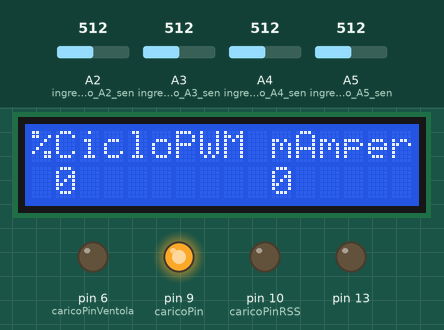
Bench run of a sketch on a simulated Arduino Uno, built with avr-gcc and run on an emulated ATmega328P. Parts: 16×2 character LCD, output pins drawn as LEDs (lit = HIGH). Dashed ring = blinking. The test bench sets the inputs (shaded band); at power-on: A3 (ingresso_analogico_A3_sen) = 512, A2 (ingresso_analogico_A2_sen) = 512, A4 (ingresso_analogico_A4_sen) = 512, A5 (ingresso_analogico_A5_sen) = 512.

Above: at 1.7 s.
1.8 s: A3 (ingresso_analogico_A3_sen) set to 744
At 3.21 s:
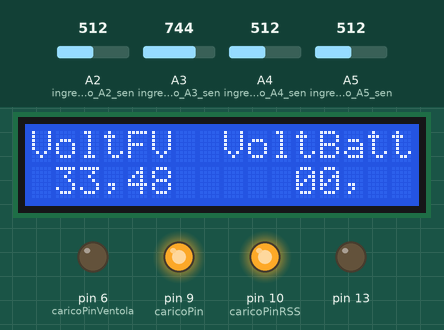
4.6 s: A3 (ingresso_analogico_A3_sen) set to 764
At 5.52 s:
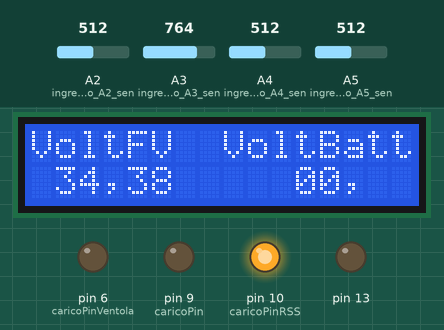
6.9 s: A2 (ingresso_analogico_A2_sen) set to 490
At 7.77 s:
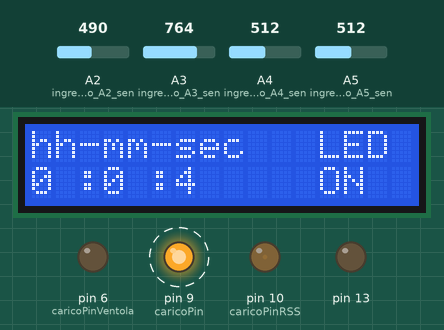
9.8 s: A4 (ingresso_analogico_A4_sen) set to 490
At 11.5 s:
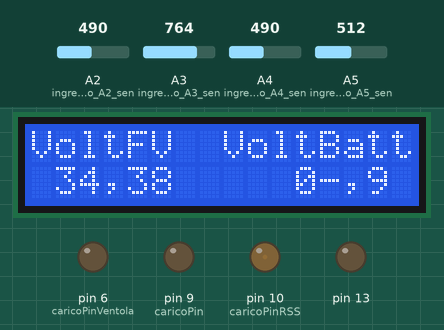
12.4 s: A4 (ingresso_analogico_A4_sen) set to 510
At 15.2 s:
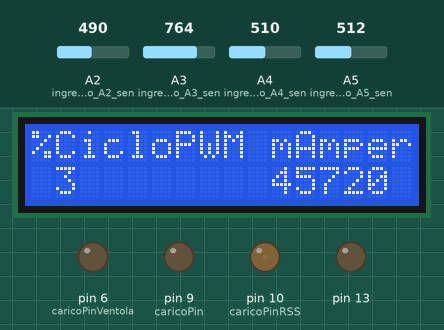
15.4 s: A3 (ingresso_analogico_A3_sen) set to 716
At 39.3 s:
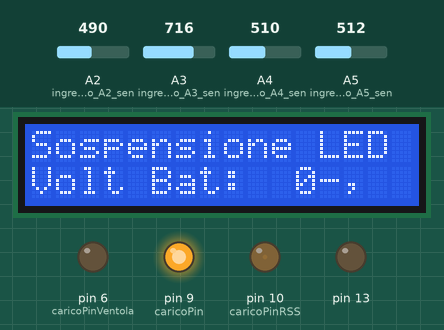
Timing chart, 0 to 39.9 s (numbered marks = the images above; inputs shaded):
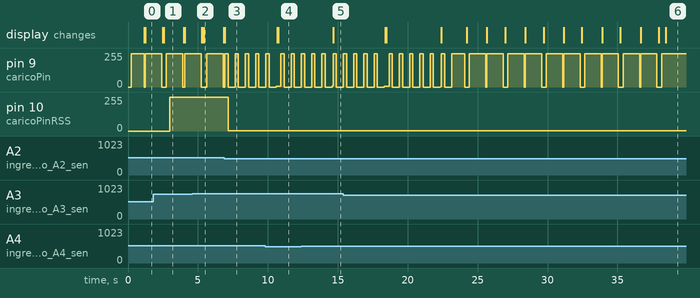

The sketch:

Consumo_Zero_Ulisse_HYBRID_2.1.ino
```cpp
// CONSUMO ZERO HYBRID - Ver. 2.1
// modifiche: aggiunte 2 linee di codice per evitare che la centralina rimanga in standby anche di giorno con batterie scariche.
//
// Video YouTube: https://www.youtube.com/watch?v=7_Mnyyxfcqw
//
// QUESTO SOFTWARE CONSENTE DI CARICARE LE BATTERIE CON UN PANNELLO FOTOVOLTAICO. LA SERA VENGONO ACCESI I FARETTI. SE
// DURANTE LA NOTTE LE BATTERIE SCENDONO SOTTO I 23,5 VOLT INTERVIENE UN CARICABATTERIE SUPPLEMENTARE, DA RETE
//
// UTILIZZARE ULISSE 4X4 CON INGRESSO PER CREPUSCOLARE ESTERNO.
// IL CARICABATTERIE DEVE ESSERE REGOLATE A 24,5 VOLT STABILIZZATI E VA ALLACCIATO DIRETTAMENTE ALLE BATTERIE DA 24 VOLT TRAMITE UN
// DIODO DA 6 AMPER CHE CONSENTE ALL'ENERGIA DI FLUIRE SOLO IN DIREZIONE DELLE BATTERIE (CADUTA DI TENSIONE 0,8 VOLT).
//
// IN OGNI CASO IL SOFTWARE STACCA I FARETTI SE LA TENSIONE SCENDE SOTTO I 23 VOLT.
//
//  regolato per FV 36/30 - batterie 24 - fondo scala 50 volt - resistenza di shunt 0,25 ohm 25 watt - display 2x16:
//
// ATTENZIONE: l'alimentatore aggiuntivo da 24,5 volt va allacciato direttamente alle batterie da 24 volt con diodo:
//
// PROGRAMMA PER CARICABATTERIE "ULISSE" con Mosfet IRFP150M da 100 volt 42 Amper oppure 3205 da 55 volt:
// per Nuovenergie Srl - Via Risorgimento, 26 - Faenza
// Autore: Marchi Luigi SoftPlus_Consumo_Zero, mail: luigi.marchi.faenza@gmail.com:
// AVVERTENZA: occorre utilizzare l'hardware specifico dedicato (vedi schema elettrico).
//
//
// AVVERTENZA: per evitare problemi di surriscaldamento delle resistenze (4 x 1 ohm 5 watt cadauna) è stato impostato il limitatore a 7 amper:
//
//
// AVVERTENZA: nella centralina Consumo_Zero_ULISSE, con Mosfet, la "massa"(GND) delle batterie non coincide con la massa:
// della centralina e con quella dei pannelli:
//
//
// AVVERTENZA: l'uscita PWM del pin 10 è dedicata al microrelè che gestisce i faretti notturni. Stacca quando la:
// tensione cala del 5% rispetto alla tensione nominale (es: quando i 24 volt diventano 23 volt sotto carico):
// la tensione rimane staccata per almeno 1 ora (gestibile, vedi in fondo al listato).:
//
//
//
// ATTENZIONE, IMPORTANTE:
// Arduino funziona a 5 volt e non ha problemi di sorta, circa il rischio di scariche elettriche.                               //
// Circa l'alimentatore da rete è OBBLIGATORIO utilizzare un caricabatteria da telefonino (a norma) con uscita 15 volt DC.    //
// Per operare sulle parti hardware di contorno occorre avere competenze ed esperienze consolidate. Occorre essere esperti e    //
// consapevoli dei rischi circa gli interventi in apparecchiature con tensioni di rete (230 AC) e/o tensioni elevate di         //
// stringhe di pannelli fotovoltaici. E' pertanto necessario affidarsi a personale qualificato.                                 //
// Il produttore del software declina ogni responsabilità per danni elettrici.                                                  //
// Quanto ai danni derivante da malfunzionamento del software, il produttore del software declina ogni responsabilità circa:    //
// 1) danni derivanti da utilizzo di componentistica di contorno;                                                               //
// 2) danni derivanti da modifica del software originario;                                                                      //
// 3) danni derivanti da scarsa esperienza e capacità professionale del cliente.                                                //
//
//
//
//
// ATTENZIONE: non ci sono trimmer, le regolazioni si fanno via software, occorre selezionare il tipo di pannello ed:
// eventualmente anche il numero cioè uno solo da 60 o 72 celle, (tensione 30 oppure 36 volt) oppure due (solo dove previsto !!!!), in serie:
// che comportano una tensione in ingresso doppia (60 oppure 72 volt) e varia da marca a marca:
// Anche le batterie da caricare vanno specificate via software: possono essere, in serie:
// una (12 volt); due (24 volt); 4 (48 volt, dove previsto !!!):
//
// Occorre quiindi cambiare i parametri, in testa al listato.:
// Dati di default:
// 1) tensione_batterie = 24:
// 2) tensione_pannelli = 30/36:
// 3) limitatore = 7000 milliamper:
// 4) ritardo accensione = 4000 minuti x 100:
// 5) stacco faretti (24 volt) = 2300:
//
// Circa volt Fv e volt batterie si possono utilizzare diverse combinazioni:
//
// Opzione 1:
// int tensione_pannelli = 30;      // un solo pannello da 60 celle:
// int tensione_batterie = 12;      // una batteria da 12 volt:
//
// Opzione 2:
// int tensione_pannelli = 36;      // un solo pannello da 72 celle:
// int tensione_batterie = 12;      // una batteria da 12 volt:
//
// Opzione 3:
int tensione_pannelli = 30;    // un pannello da 60 celle:
int tensione_batterie = 24;    // due batterie da 12 volt in serie:
//
//
// Opzione 4:
// int tensione_pannelli = 36;    // un pannello da 72 celle (W_200):
// int tensione_batterie = 24;    // due batterie da 12 volt, in serie (W_200):
//
//
// Opzione 5:
// int tensione_pannelli = 24;    // da trasormatore di rete:
// int tensione_batterie = 12;    // una batteria da 12 volt:
//
//
// Opzione 6:
// int tensione_pannelli = 19;    // da trasormatore per computer portatili:
// int tensione_batterie = 12;    // una batteria da 12 volt:
//
//
//
// REGOLAZIONE FINDO SCALA:
//
// int fondo_scala = 900;     // per hardware fondo scala 100 volt (W_500 e W_1000):
int fondo_scala = 450;     // per hardware fondo scala 50 volt (W_200):
//
//
//
#include <Arduino.h> //inclusione della libreria // definizione dei pin di INPUT e OUTPUT:
// includere la libreria:
#include <LiquidCrystal.h>
// vedi anche: http://www.maffucci.it/2012/02/17/appunti-su-arduino-pilotare-un-display-lcd/#sthash.Z10I1f17.dpuf
// uso del display LCD 16x2 standard Hitachi HD44780
LiquidCrystal lcd(12, 11, 5, 4, 3, 2);
//
//
int caricoPin = 9;             // carico analogico PWM pin 9 per Mosfet di potenza:
int caricoPinVentola = 6;      // carico analogico PWM pin 6 per Mosfet di regolazione ventola 12 volt:
int caricoPinRSS = 10;         // carico analogico PWM pin 10 per gestione faretti notturni, tramite microrelè:
int volt_crepPin = A2;         // ingresso analogico A2 sensore volt crepuscolare:
int volt_FVPin = A3;           // ingresso analogico A3 sensore volt FV:
int volt_1ohmPin = A4;         // ingresso analogico A4 sensore dopo le 3 resistenze da 1 ohm:
int volt_batteriePin = A5;     // ingresso analogico A5 sensore volt batterie:

long volt_FV = 0;
long volt_1ohm = 0;
long volt_drain = 0;
long volt_batterie = 0;
long mAmper = 0;
unsigned long coefficiente = 0;
int ciclopwm = 0;
int ciclopwm_ventola = 0;
int ciclopwm_RSS = 0;
int crepuscolare = 0;
int aumento = 1;
int conta1 = 0;
int conta2 = 0;
int attivazione_crep = 500;       // *****************************valore di attivazione crepuscolare, modificabile (da 100 a 1024):
unsigned long conta_crepuscolo = 0;
unsigned long volt_crep = 0;
int ritardo = 10;               // definizione ritardo accensione faretti, 1200  secondi = 20 minuti / 2400 secondi = 40 minuti:
// int conta_crepuscolo = 0;             // definisce il ritardo del crepuscolare (2000 = 18 minuti circa):
unsigned long conta_stacco = 0;
long somma_FV = 0;
long somma_1ohm = 0;
long somma_drain = 0;
unsigned long tempo_vecchio = 0;
unsigned long durata = 0;
int ore = 0;
int minuti = 0;
int secondi = 0;
//
//
//
void setup()
{
  pinMode(caricoPin, OUTPUT);
  pinMode(caricoPinVentola, OUTPUT);
  pinMode(caricoPinRSS, OUTPUT);
  pinMode(13, OUTPUT);
  pinMode(A2, INPUT);     // ingresso analogico A2 sensore volt crepuscolare:
  pinMode(A3, INPUT);     // ingresso analogico A3 sensore volt FV:
  pinMode(A4, INPUT);     // ingresso analogico A4 sensore dopo le 4 resistenze da 1 ohm:
  pinMode(A5, INPUT);     // ingresso analogico A5 sensore volt batterie:
  //
}

void loop()
{
  //
  // ************************************** step 1 verifica tensioni:
  //
  somma_FV = 0;
  somma_1ohm = 0;
  somma_drain = 0;
  //
  for (int cicli = 0; cicli < 100; cicli++)
  {
    volt_FV = analogRead(A3);
    somma_FV = (somma_FV + volt_FV);
    //
    volt_1ohm = analogRead(A4);
    somma_1ohm = (somma_1ohm + volt_1ohm);
    //
    volt_drain = analogRead(A5);
    somma_drain = (somma_drain + volt_drain);
    //
    delay(2);
  }
  //
  //
  // ***************************************** step 2 rettifica i dati delle tensioni:
  //
  volt_FV = (somma_FV / 100);  // perchè è stata fatta la somma di 100 cicli:
  volt_1ohm = (somma_1ohm / 100);  // perchè è stata fatta la somma di 100 cicli:
  volt_drain = (somma_drain / 100);  // perchè è stata fatta la somma di 100 cicli:
  volt_FV = (volt_FV * fondo_scala / 100);
  volt_1ohm = (volt_1ohm * fondo_scala / 100);
  volt_drain = (volt_drain * fondo_scala / 100);
  //
  //
  if (volt_FV > volt_1ohm)
  {
    // utilizzare la versione 40/2 per l'hardware con resistenze da 0,5 ohm e quella 80/2 per resistenze da 0,25 ohm:
    //    mAmper = (volt_FV - volt_1ohm) * (20 / 2);     //perchè ci sono 4 resistenze da 1 ohm serie/parallelo, cioè 1ohm di carico:
    //    mAmper = (volt_FV - volt_1ohm) * (40 / 2);     //perchè ci sono 8 resistenze da 1 ohm serie/parallelo, cioè 0,5 ohm di carico:
    mAmper = (volt_FV - volt_1ohm) * (80 / 2);     //perchè abbiamo una resistenza da 0,25 ohm:
  }
  else
  {
    mAmper = 0;
  }
  // modifica per l'uscita del Mosfet sul DRAIN/collettore:

  //
  //  if (crepuscolare == 1) volt_batterie = volt_batterie + 120;         // quando è notte la tensione va rettificata:
  //  else volt_batterie = (volt_1ohm - volt_drain);
  //   if (volt_drain < 0) volt_drain = 70;              // rettifica perchè con crepuscolare la tensione si inverte sul Mosfet:
  //   volt_batterie = (volt_1ohm - volt_drain);
  if (volt_drain < 50)  volt_batterie = volt_1ohm + 100;    // rettifica perchè con crepuscolare la tensione si inverte sul Mosfet:
  else volt_batterie = (volt_1ohm - volt_drain);
  //
  //
  ciclopwm = ciclopwm + aumento;
  //


  // step 4 controlla e modifica i cicli PWM:
  //
  //  if (ciclopwm > 200 || volt_batterie > 1370)
  aumento = 1;
  //
  //
  if (tensione_batterie == 12)
  {
    if (volt_batterie > 1400)
    {
      ciclopwm = ciclopwm - (aumento + 3);
    }
    if (volt_batterie < 1200)
    {
      ciclopwm = ciclopwm + (aumento + 1);
    }
  }
  //
  //
  if (tensione_batterie == 24)
  {
    //    if (volt_batterie > 2900)
    if (volt_batterie > 2750)
    {
      ciclopwm = ciclopwm - (aumento + 3);
    }
    if (volt_batterie < 2400)
    {
      ciclopwm = ciclopwm + (aumento + 1);
    }
  }
  //
  //
  //
  //
  //
  if (tensione_pannelli == 15)         // tensione da alimentatori strisce led da 12 volt dimmerabili fino a 15 volt:
  {
    if (volt_FV > 1700)
    {
      ciclopwm = ciclopwm + (aumento + 1);
    }
    if (volt_FV < 1300)
    {
      ciclopwm = ciclopwm - (aumento + 2);
    }
  }
  //
  //
  if (tensione_pannelli == 19)         // tensione da alimentatori per computer portatili:
  {
    if (volt_FV > 2200)
    {
      ciclopwm = ciclopwm + (aumento + 1);
    }
    if (volt_FV < 1800)
    {
      ciclopwm = ciclopwm - (aumento + 2);
    }
  }
  //
  //
  if (tensione_pannelli == 24)         // tensione da trasformatore:
  {
    if (volt_FV > 2800)
    {
      ciclopwm = ciclopwm + (aumento + 1);
    }
    if (volt_FV < 2050)
    {
      ciclopwm = ciclopwm - (aumento + 2);
    }
  }
  //
  //
  // un pannello da 60 celle, si fa lavorare tra i 26 e i 34 volt:
  if (tensione_pannelli == 30)
  {
    if (volt_FV > 3400)
    {
      ciclopwm = ciclopwm + (aumento + 1);
    }
    if (volt_FV < 2600)                       // mettere a 26/28, salvo casi particolari;
    {
      ciclopwm = ciclopwm - (aumento + 2);
    }
  }
  //
  //
  // un pannello da 72 celle, si fa lavorare tra i 31 e i 40 volt:
  if (tensione_pannelli == 36)
  {
    if (volt_FV > 3600)
    {
      ciclopwm = ciclopwm + (aumento + 1);
    }
    if (volt_FV < 2800)
    {
      ciclopwm = ciclopwm - (aumento + 2);
    }
  }
  //
  //
  //
  // step 5 attiva il limitatore generale di corrente:
  //   ********************************************************* DATO MODIFICABILE ***********************************************:
  // if (mAmper > 7000)   // limitatorte a 7 amper:            // ******** dato modificabile:
  if (mAmper > 3500)    // limitatore a 3,5 amper:
  {
    ciclopwm = ciclopwm - (aumento + 3);
  }
  //
  //
  //
  // ******************step 3 attivazione crepuscolare esterno, basato sulle differenze di luminosità:
  // con luminosità modesta attiva i faretti, viceversa li spegne, cioè stacca il microrelè:
  //
  volt_crep = analogRead(A2);       // esprime un numero compreso tra 0 e 1024, corrispondente a tensione 0 e tensione 5 volt:
  //
  //
  if (volt_crep > attivazione_crep)        // attivazione crepuscolare esterno:
  {
    conta_crepuscolo = conta_crepuscolo + 1;
    //    analogWrite (caricoPin, ciclopwm);
  }
  else
  {
    conta_crepuscolo = 0;
    analogWrite (caricoPinRSS, 1);
    crepuscolare = 0;
  }
  // ****************************************************************** DATO MODIFICABILE **********************************************:
  if (conta_crepuscolo > ritardo)                // dipende dal ritardo impostato in cima al programma, in secondi:
  {
    analogWrite (caricoPinRSS, 254);
    crepuscolare = 1;
    ciclopwm = 0;
  }
  //
  //
  //
  //
  if (ciclopwm > 254) ciclopwm = 254;
  //  if (ciclopwm < 1) ciclopwm = 1;
  if (ciclopwm < 0) ciclopwm = 0;
  //***************************************** SISTEMA DUPLEX PWM *****************************************************************:
  //
  int stop_PWM = (12500/ciclopwm);             // interrompe il ciclo per qualche millisecondo quando il dutycycle è debole:
  if (stop_PWM > 500) stop_PWM = 500;
  if (stop_PWM < 0) stop_PWM = 1;
  analogWrite (caricoPin, 0);
  delay (stop_PWM);
  analogWrite (caricoPin, ciclopwm);
  //
  //*****************************************FINE SISTEMA DUPLEX PWM ************************************************************:
  //
  //
  conta1 = conta1 + 1;
  conta2 = conta2 + 1;
  //
  //
  // step 5 visualizza i dati di cicloPWM (in percentuale) e la carica, in milliamper:
  if (conta1 > 4)
  {
    lcd.begin(16, 2);
    // Visualizzo il messaggio sul display
    //
    if (crepuscolare == 0)                      // il crepuscolare non è attivo:
    {
      tempo_vecchio = millis() / 1000;
    }
    if (crepuscolare == 1)                      // il crepuscolare è attivo e visualizzo il messaggio sul display:
    {
      durata = millis()/1000 - tempo_vecchio;
      lcd.begin(16, 2);
      if (analogRead(caricoPinRSS) < 100)       // significa che il relè non è ancora stato attivato:
      {
        lcd.print("hh-mm-sec Crepus");
        lcd.setCursor(0, 1);
        lcd.print("  :  :      ON  ");
      }
      else
      {
        lcd.print("hh-mm-sec   LED ");           // significa che il relè è stato acceso e alimenta i faretti LED:
        lcd.setCursor(0, 1);
        lcd.print("  :  :      ON  ");
      }
      if (durata >= 3600)
      {
        ore = durata/3600;
        durata = durata - (ore * 3600);
      }
      if (durata < 3600)
      {
        minuti = durata/60;
        durata = durata - (minuti * 60);
      }
      if (durata < 60) secondi = durata;
      lcd.setCursor(0, 1);
      lcd.print(ore);
      lcd.setCursor(3, 1);
      lcd.print(minuti);
      lcd.setCursor(6, 1);
      lcd.print(secondi);
      lcd.setCursor(10, 1);
    }
    else
    {
      lcd.print("%CicloPWM mAmper");

      lcd.setCursor(0, 1);
      lcd.print("               ");
      lcd.setCursor(1, 1);
      lcd.print(ciclopwm * 100 / 254);
      lcd.setCursor(10, 1);
      // mAmper = mAmper - 0; // regolazione fine sensibilità mAmper:
      lcd.print(mAmper);
    }
    conta1 = 0;
    //
    // attiva la ventola (dove prevista) oltre 1 amper di carica:
    //    if (mAmper > 1000) analogWrite (caricoPinVentola, 254);
    //    else analogWrite (caricoPinVentola, 0);
    //    delay (500);
  }
  //
  //
  // step 6 visualizza i dati delle tensioni in ingresso e sulle batterie:
  if (conta2 > 9)
  {
    lcd.begin(16, 2);
    // Visualizzo il messaggio sul display
    //  lcd.print("CicloPWM mAmper");
    lcd.print("VoltFV  VoltBatt");
    lcd.setCursor(0, 1);
    lcd.print("               ");
    //    lcd.setCursor(1, 1);
    //    lcd.print(volt_FV);
    //    lcd.setCursor(11, 1);
    //    lcd.print(volt_batterie);
    lcd.setCursor(2, 1);
    lcd.print(volt_FV);
    lcd.setCursor(3, 1);
    lcd.print(",");
    lcd.setCursor(1, 1);
    lcd.print(volt_FV/100);
    lcd.setCursor(12, 1);
    lcd.print(volt_batterie);
    lcd.setCursor(13, 1);
    lcd.print(",");
    lcd.setCursor(11, 1);
    lcd.print(volt_batterie/100);
    conta2 = 0;
    delay(200);
  }
  //
  //
  //
  // step 8 stoppa microrelè per non scaricare del tutto le batterie:
  // *************************************************************** DATO MODIFICABILE ***********************************************:
  if (volt_batterie < 2300)                                                  // ********* dato modificabile:
    //            if (volt_batterie < 1150)        // con batteria da 12 volt:
  {
    conta_stacco = conta_stacco + 1;
    analogWrite (caricoPin, 250);         // per consentire la carica appena il pannello ha tensionme:
    if (conta_stacco > 100)               // stacca con ritardo per evitare lo sbalzo di consumo hardware quando si riaccendono i faretti:
    {
      crepuscolare = 0;                      // stop faretti a 11,5 volt per batteria:
      analogWrite (caricoPinRSS, 1);
      lcd.begin(16, 2);
      lcd.print("Sospensione LED " );
      lcd.setCursor(0, 1);
      lcd.print("               " );
      lcd.setCursor(0, 1);
      lcd.print("Volt Bat:");
      lcd.setCursor(12, 1);
      lcd.print(volt_batterie);
      lcd.setCursor(13, 1);
      lcd.print(",");
      lcd.setCursor(11, 1);
      lcd.print(volt_batterie/100);
      delay (2400000);     // 40 minuti di stop per evitare accensioni e spegnimenti continui:
      conta_stacco = 0;
    }
  }
  //
  //
}
// FINE "ULISSE" Mosfet per Nuovenergie Srl:
```

Measured:
- the behaviour switches between 755 and 756 on A3 (ingresso_analogico_A3_sen) (found by bisection; images 1 and 2)
- the behaviour switches between 501 and 500 on A2 (ingresso_analogico_A2_sen) (found by bisection; images 2 and 3)
- after the input at 6.9 s, pin 10 (caricoPinRSS): 254/255 → 1/255 after 0.26 s
- after the input at 12.4 s, the display: changes after 2.3 s (image 5)
- what the display in image 1 shows lasts 1.5 s, from 2.5 s to 4.0 s
